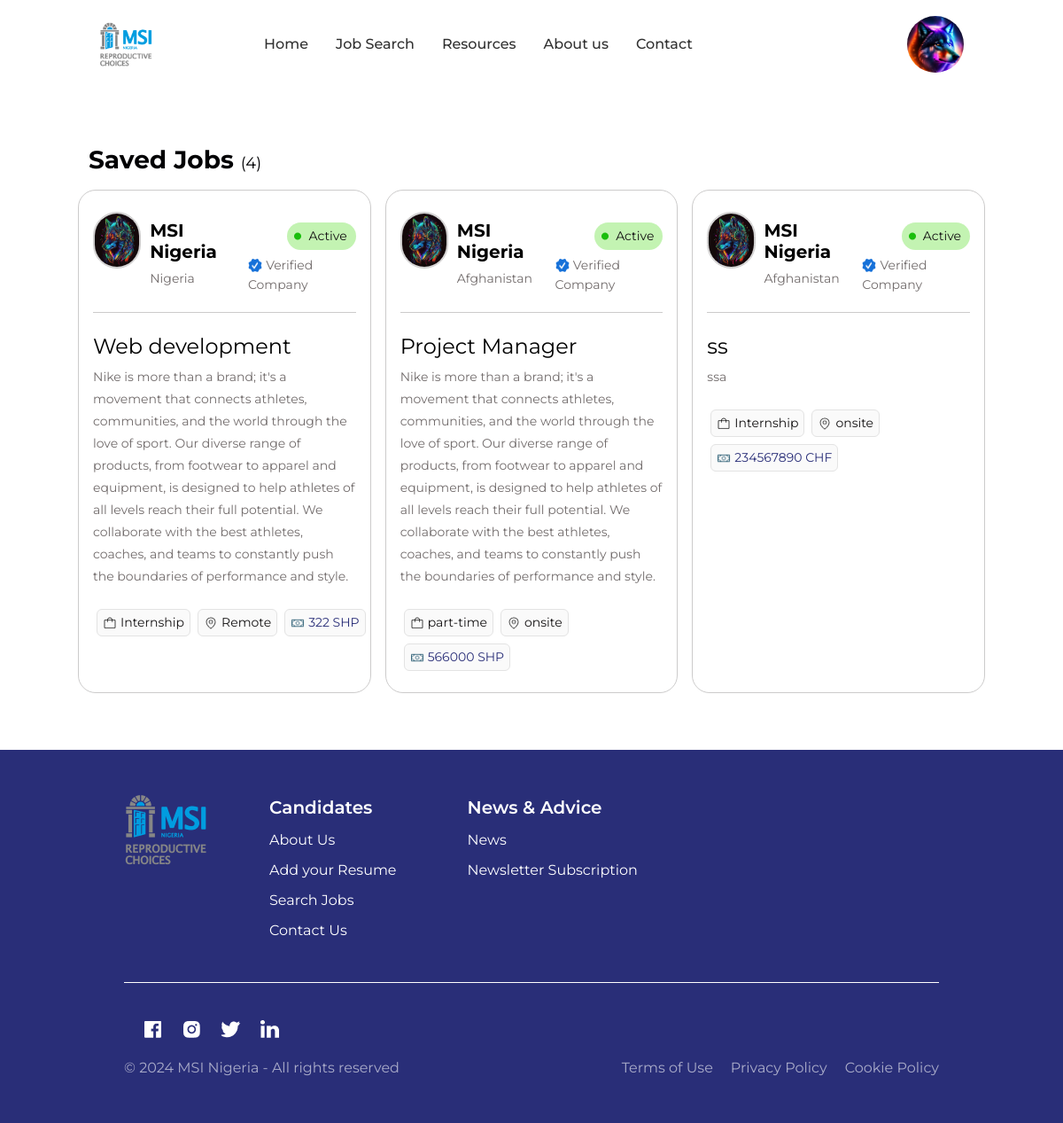
/saved.php (signed in), run on the app's committed database.
### tables this page shows
CREATE TABLE `job` (
  `id` int NOT NULL,
  `jobtitle` varchar(255) NOT NULL,
  `jobdescription` text NOT NULL,
  `cv_rating` varchar(255) NOT NULL,
  `jobtype` varchar(255) NOT NULL,
  `currency` varchar(255) NOT NULL,
  `salary` varchar(255) NOT NULL,
  `application_link` varchar(255) DEFAULT NULL,
  `unique_id` varchar(255) NOT NULL,
  `company_name` varchar(255) NOT NULL,
  `status` varchar(255) NOT NULL DEFAULT 'Active',
  `company_logo` varchar(255) NOT NULL,
  `company_location` varchar(255) NOT NULL,
  `timecreated` datetime NOT NULL DEFAULT CURRENT_TIMESTAMP ON UPDATE CURRENT_TIMESTAMP,
  `deadline` varchar(255) NOT NULL,
  `location` varchar(255) NOT NULL,
  `requirements` text,
  `responsibilities` text,
  `questions` text NOT NULL,
  `requirements_text` text,
  `responsibilities_text` text,
  `questions_text` text
);

### saved.php (the view, shortened to what this page needs)
<html>
<head>
	<link rel="stylesheet" type="text/css" href="bootstrap/css/bootstrap.min.css">
	<link rel="stylesheet" type="text/css" href="css/main.css">
</head>
<body>
<?php
include 'navbar.php';
?>
<div class="sections" style="background: white;padding-top: 164px;">
	<div>
		<div>
			<div>
				<p class="search-results">Saved Jobs <font class="results-found">(<?php echo $_SESSION["jobs"]; ?>)</font></p>
			</div>
			<div>
				<div style="background: transparent;gap: 16px;width: auto !important;flex-wrap: wrap;" class="row">
					<?php
					$se = "SELECT * FROM `saved_jobs` WHERE `email`='".$_SESSION["email"]."'";
					$se_query = mysqli_query($conn, $se);
					if (mysqli_num_rows($se_query) > 0) {
						$jobids = [];
						while ($row = mysqli_fetch_assoc($se_query)){
							 $jobids[] = "'" . mysqli_real_escape_string($conn, $row["unique_id"]) . "'";
						}
						if (!empty($jobids)) {
					        $jobIdsString = implode(',', $jobids);
					        $sele = "SELECT * FROM `job` WHERE `unique_id` IN ($jobIdsString)";
					        $sele_query = mysqli_query($conn, $sele);
					        if (mysqli_num_rows($sele_query) > 0) {
					        	while ($roe = mysqli_fetch_assoc($sele_query)){
									$company_logo = $roe["company_logo"];
									$company_name = $roe["company_name"];
									$company_location = $roe["company_location"];
									$status = $roe["status"];
									$jobtitle = $roe["jobtitle"];
									$jobdesc = $roe["jobdescription"];
									$jobtype = $roe["jobtype"];
									$location = $roe["location"];
									$salary = $roe["salary"];
									$currency = $roe["currency"];
					?>
					<div class="col-lg-4 col-md-4 col-sm-4 job-story-box">
						<div style="border-bottom: 1px solid var(--Neutrals-Neutrals200, #CCCBCB);;padding-bottom: 20px;">
							<div style="display: flex;gap: 10px;">
								<div class="company-logo">
									<img src="company/profile/<?php echo $company_logo; ?>" style="width: 100% !important;height: 100% !important;border-radius: inherit;border: inherit;">
								</div>
								<div>
									<div style="display: flex;flex-direction: column;height: 100% !important;background: transparent;">
										<div style="display: flex;align-items: center;height: auto;">
											<div style="height: auto;background: transparent;height: 80%;">
												<h4 class="name"><?php echo $company_name; ?></h4>
												<p class="location"><?php echo $company_location; ?></p>
											</div>
										</div>
									</div>
								</div>
								<div style="flex-grow: 1;display: flex;justify-content: flex-end;">
									<div style="flex-direction: column;gap: 5px;display: flex;background: transparent;justify-content: flex-end;align-items: flex-end;">
										<div class="active" style="display: inline-flex;">
											<div>
												<img src="images/active.png">
											</div>
											<div>
												<font class="active-text"><?php echo $status; ?></font>
											</div>
										</div>
										<div style="background: transparent;display: flex;justify-content: flex-end;">
											<div>
												<img src="images/verified-tick.png" style="width: 16px;height: 16px;">&nbsp;<font class="time" style="font-size: 14px;">Verified Company</font>
											</div>
										</div>
									</div>
								</div>
							</div>
						</div>
						<div>
							<div style="display: flex;gap: 8px;flex-direction: column;">
								<div>
									<font class="post"><?php echo $jobtitle; ?></font>
								</div>
								<div>
									<p class="job-post"><?php echo $jobdesc; ?></p>
								</div>
								<div>
									<div class="row" style="padding-left: 16px;gap: 8px;">
										<div class="resources">
											<div style="width: 16px;height: 16px;">
												<img src="images/Bag.png" style="width: 16px;height: 16px;">
											</div>
											<div>
												<font class="full-time"><?php echo $jobtype; ?></font>
											</div>
										</div>
										<div class="resources">
											<div style="width: 16px;height: 16px;">
												<img src="images/Location.png" style="width: 16px;height: 16px;">
											</div>
											<div>
												<font class="full-time"><?php echo $location; ?></font>
											</div>
										</div>
										<div class="resources">
											<div style="width: 16px;height: 16px;">
												<img src="images/Money.png" style="width: 16px;height: 16px;">
											</div>
											<div>
												<font class="full-time money"><?php echo $salary; ?> <?php echo $currency; ?></font>
											</div>
										</div>
									</div>
								</div>
							</div>
						</div>
					</div>
					<?php
				}}}}
					?>
				</div>
			</div>
		</div>
	</div>
</div>
<?php
include 'footer.php';
?>
</body>
</html>

### navbar.php (shortened to what this page needs)
<nav class="navbar navbar-expand-lg navbar-light bg-light">
   <div class="container-fluid">
    	<a class="navbar-brand" href="index.php">
	      	<div>
	      		<img src="images/logo.png" style="width: 60px;height: 50px;">
	    	</div>
    	</a>
	    <div class="collapse navbar-collapse" id="navbarNav">
	      	<ul class="navbar-nav mx-auto">
	        	<li class="nav-item link">
	          		<a href="index.php" class="nav-link" data-page="index">Home</a>
	         	</li>
	         	<li class="nav-item link">
	          		<a href="jobsearch.php?search" class="nav-link" data-page="jobsearch">Job Search</a>
	         	</li>
	         	<li class="nav-item link">
	          		<a href="#" class="nav-link" data-page="resources">Resources</a>
	         	</li>
	         	<li class="nav-item link">
	          		<a href="about.php" class="nav-link" data-page="about">About us</a>
	         	</li>
	         	<li class="nav-item link">
	          		<a href="contact.php" class="nav-link" data-page="contact">Contact</a>
	         	</li>
	    	</ul>
	    	<?php
	        if (isset($_SESSION["email"]) && isset($_SESSION["profile-pic"])){
	         ?>
	         <div class="navbar-nav-end">
		        <div style="display: flex;">
		         	<div>
			        	<div class="dashboard-login" id="profile-container" style="cursor: pointer;">
			        		<img src="profile/<?php echo $_SESSION['profile-pic']; ?>" style="width: 100% !important;height: 100% !important;border-radius: inherit;" id="profile-pic">
			        	</div>
		        	</div>
	        	</div>
	        </div>
	        <?php
	     	}
	     		?>
	    </div>
  	</div>
</nav>

### footer.php
<footer class="footer">
 	<div style="padding-top: 50px;display: flex;border-bottom: 1px solid white;padding-bottom: 30px;gap: 80px;" class="foo-p">
 		<div style="display: flex;gap: 70px;">
 			<div>
 				<img src="images/logo.png">
 			</div>
 			<div>
 				<font style="font-size: 20px;font-weight: 600;">Candidates</font>
 				<ul style="list-style-type: none;padding: 0;">
 					<li class="footer-item"><a href="about.php" class="footer-link">About Us</a></li>
 					<li class="footer-item"><a href="register.php" class="footer-link">Add your Resume</a></li>
 					<li class="footer-item"><a href="jobsearch.php?search" class="footer-link">Search Jobs</a></li>
 					<li class="footer-item"><a href="contact.php" class="footer-link">Contact Us</a></li>
 				</ul>
 			</div>
 		</div>
 		<div>
 			<div>
 				<font style="font-size: 20px;font-weight: 600;">News & Advice</font>
 				<ul style="list-style-type: none;padding: 0;">
 					<li class="footer-item"><a href="#" class="footer-link">News</a></li>
 					<li class="footer-item"><a href="#" class="footer-link">Newsletter Subscription</a></li>
 				</ul>
 			</div>
 		</div>
 	</div>
 	<div style="margin-top: 40px;">
 		<div style="display: flex;gap: 20px;margin-left: 20px;">
 			<div>
 				<img src="images/fcbk.png" style="width: 24px;height: 24px;">
 			</div>
 			<div>
 				<img src="images/insta.png" style="width: 24px;height: 24px;">
 			</div>
 			<div>
 				<img src="images/tweet.png" style="width: 24px;height: 24px;">
 			</div>
 			<div>
 				<img src="images/link.png" style="width: 24px;height: 24px;">
 			</div>
 		</div>
 		<div style="margin-top: 20px;display: flex;justify-content: space-between;">
 			<div>
 				<font style="color: #FFFFFF99;">© 2024 MSI Nigeria - All rights reserved</font>
 			</div>
 			<div style="display: flex;gap: 20px;">
 				<a href="#" style="color: #FFFFFF99;">
 					Terms of Use
 				</a>
 				<a href="#" style="color: #FFFFFF99;">
 					Privacy Policy
 				</a>
 				<a href="#" style="color: #FFFFFF99;">
 					Cookie Policy
 				</a>
 			</div>
 		</div>
 	</div>
</footer>

### css/main.css (style rules this page uses)
* { font-family: montserrat; }
body { padding: 0; margin: 0; background: #FAFAFA; }
.company-logo { display: flex; width: 64px; height: 64px; justify-content: center; align-items: center; border-radius: 266.667px; border: 1.067px solid var(--Neutrals-Neutrals200, #CCCBCB); background: #FFF; }
.post { color: #000; font-family: Montserrat; font-size: 24px; font-style: normal; font-weight: 400; line-height: 120%; }
.time { color: var(--Neutrals-Neutrals600, #726C6C); text-align: right; font-family: Montserrat; font-size: 14px; font-style: normal; font-weight: 400; line-height: 150%; }
.active-text { color: var(--Neutrals-Neutrals1000, #151314); font-family: Montserrat; font-size: 14px; font-style: normal; font-weight: 400; line-height: 150%; }
.active { display: flex; padding: 5px 10px 5px 8px; justify-content: center; align-items: center; gap: 8px; border-radius: 100px; background: rgba(136, 231, 103, 0.50); }
.name { color: #000; font-family: Montserrat; font-size: 20px; font-style: normal; font-weight: 700; line-height: 120%; }
.location { color: var(--Neutrals-Neutrals600, #726C6C); font-family: Montserrat; font-size: 14px; font-style: normal; font-weight: 400; line-height: 150%; }
.search-results { color: var(--text-grey, #000003); font-family: Montserrat; font-size: 28px; font-style: normal; font-weight: 700; line-height: 120%; }
.full-time { color: var(--Neutrals-Neutrals1000, #151314); font-family: Montserrat; font-size: 14px; font-style: normal; font-weight: 400; line-height: 150%; }
.money { color: #292E78 !important; }
.resources { display: inline-flex; padding: 4px 6px; justify-content: center; align-items: center; gap: 4px; border-radius: 6px; border: 1px solid var(--Neutrals-Neutrals100, #E3E3E3); background: var(--Neutrals-Base-White, #FAFAFA); width: auto !important; }
.job-story-box { display: flex; padding: 24px 16px; flex-direction: column; gap: 24px; border-radius: 20px; border: 1px solid var(--Neutrals-Neutrals200, #CCCBCB); background: #FFF; flex: 1 1 calc(33.333% - 20px); min-width: 0; }
.job-post { color: var(--Neutrals-Neutrals600, #726C6C); font-family: Montserrat; font-size: 14px; font-style: normal; font-weight: 400; line-height: 25px; }
.results-found { color: var(--text-grey, #000003); font-family: Montserrat; font-size: 18px; font-style: normal; font-weight: 400; line-height: 120%; }
.dashboard-login { width: 64px !important; height: 64px !important; border-radius: 500px; }
footer { background: var(--Primary-Primary, #292E78); width: 100%; height: auto; color: white; font-family: montserrat; padding-right: 140px; padding-left: 140px; padding-bottom: 50px; }
.sections { width: 100% !important; height: auto !important; padding-left: 100px; padding-right: 100px; padding-top: 64px; padding-bottom: 64px; background: inherit; }
.footer-item { padding-top: 10px; }
.footer-link { margin-top: 10px; color: white; }
.navbar { padding-right: 100px; padding-left: 100px; padding-top: 18px; padding-bottom: 18px; background: white !important; position: fixed; top: 0; width: 100% !important; z-index: 300000; }
.navbar-collapse { justify-content: space-between; background: transparent; align-items: center; gap: 30px; }
.navbar-nav.mx-auto { margin-left: auto; margin-right: auto; }
.navbar-nav-end { margin-left: auto; display: flex; align-items: center; }
.navbar-nav .nav-item .nav-link { color: #313131; }
.nav-link { font-weight: 500; }
.navbar-nav { display: flex; gap: 15px; }
a { text-decoration: none; }

### data on the page
job: company_logo (picture), company_name "MSI Nigeria", company_location "Nigeria", status "Active", jobtitle "Web development", jobdescription "Nike is more than a brand; it's a movement that connects athletes, communities, and the world through the love of sport. Our diverse range of products, from footwear to apparel and equipment, is designed to help athletes of all levels reach their full potential. We collaborate with the best athletes, coaches, and teams to constantly push the boundaries of performance and style.", jobtype "Internship", location "Remote", salary "322", currency "SHP"
job: company_logo (picture), company_name "MSI Nigeria", company_location "Afghanistan", status "Active", jobtitle "Project Manager", jobdescription "Nike is more than a brand; it's a movement that connects athletes, communities, and the world through the love of sport. Our diverse range of products, from footwear to apparel and equipment, is designed to help athletes of all levels reach their full potential. We collaborate with the best athletes, coaches, and teams to constantly push the boundaries of performance and style.", jobtype "part-time", location "onsite", salary "566000", currency "SHP"
job: company_logo (picture), company_name "MSI Nigeria", company_location "Afghanistan", status "Active", jobtitle "ss", jobdescription "ssa", jobtype "Internship", location "onsite", salary "234567890", currency "CHF"

### other printed values
$_SESSION["jobs"] "4"
